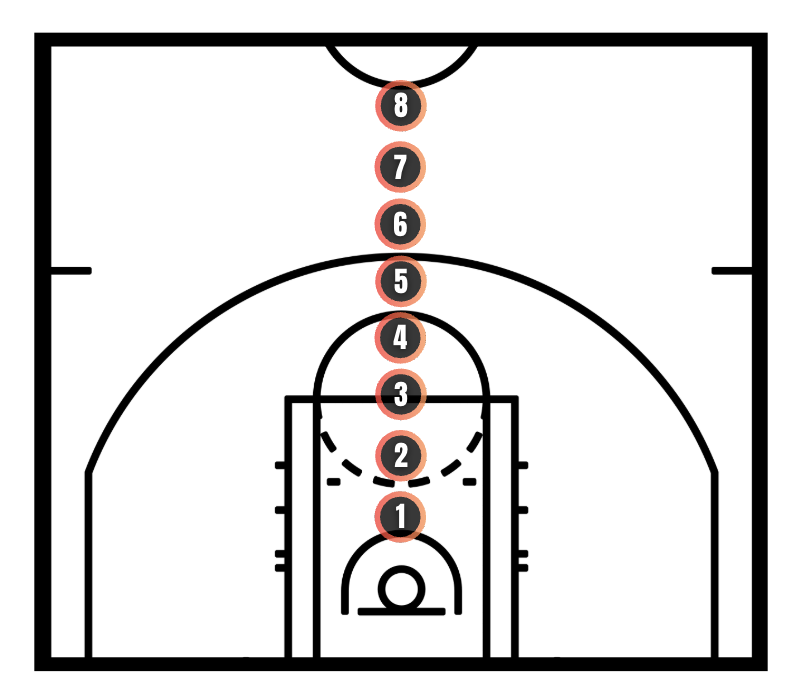
#> input picture client/src/assets/day2-shooting-court.png, 798 x 700 px
$ python -i analyze_rim_sequence.py   (imports and definitions only)
#> lines starting #> are read from the running program, lines starting #| are printed output that depends on the picture; after the words box and inside, x2 and y2 are one past the last pixel; in counts of white or black regions, pixels touching at a corner belong together
#> further down, picture is the input picture: shape (700, 798, 3); mean B, G, R 219.5, 219.8, 221
"""Find shot moments by watching ball detections enter the rim area."""

from __future__ import annotations

import argparse
import json
import math
import shutil
import subprocess
from dataclasses import dataclass, field

import cv2
import numpy as np

WORK_WIDTH = 360


@dataclass
class Track:
    points: list[tuple[float, float, float]] = field(default_factory=list)


def detect_rim(frame: np.ndarray) -> tuple[float, float, float] | None:
    height, width = frame.shape[:2]
#> height = 700; width = 798
    hsv = cv2.cvtColor(frame, cv2.COLOR_BGR2HSV)
#> hsv: shape (700, 798, 3); mean H, S, V 0.1, 1.6, 221
    red = cv2.bitwise_or(
        cv2.inRange(hsv, np.array([0, 51, 38], np.uint8), np.array([12, 255, 255], np.uint8)),
        cv2.inRange(hsv, np.array([172, 51, 38], np.uint8), np.array([179, 255, 255], np.uint8)),
    )
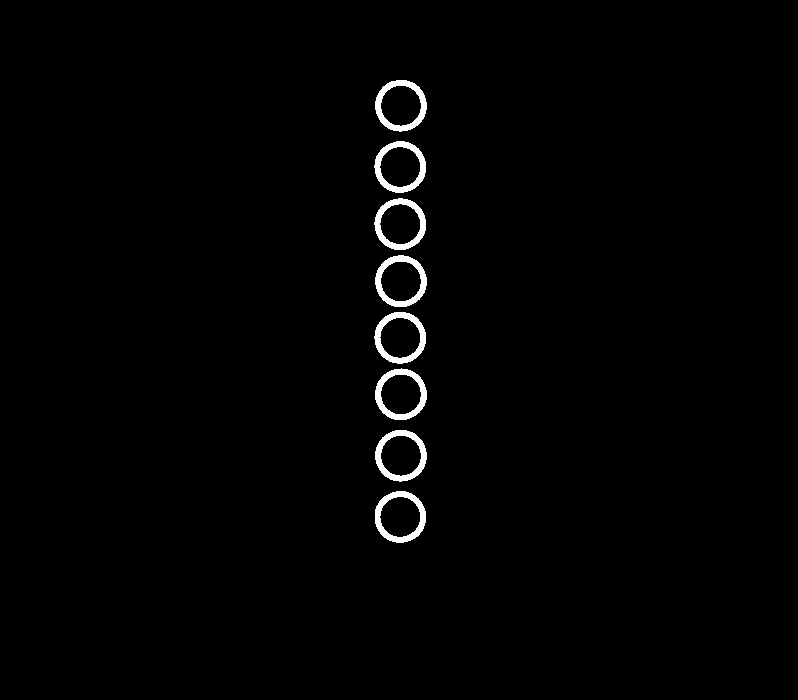
#> red: shape (700, 798); 1.3% white; 8 white regions, largest, box (x1, y1, x2, y2) and area: (375, 255, 427, 307) 881, (374, 312, 426, 364) 880, (375, 80, 427, 132) 877
    count, _, stats, centers = cv2.connectedComponentsWithStats(red, 8)
#> count = 9; stats = [[0, 0, 798, 700, 551599], [375, 80, 52, 52, 877], [374, 141, 52, 52, 871], [374, 198, 52, 52, 873], [375, 255, 52, 52, 881], [374, 312, 52, 52, 880], [375, 368, 52, 52, 875], [375, 430, 52, 52, 870], [375, 491, 51, 52, 874]]; centers = [[398.5, 350], [400.5, 105.2], [399.8, 166.6], [399.8, 223.7], [400.4, 280.5], [399.7, 337.1], [400.4, 393.9], [400.5, 455.3], [399.9, 516.6]]
    options: list[tuple[float, float, float, float]] = []
    for index in range(1, count):
        x, y, box_width, box_height, area = stats[index]
        center_x, center_y = centers[index]
        aspect = box_width / max(box_height, 1)
        if (
            area < 12 or area > 1200 or box_width < 8 or box_height < 3
            or not 1.3 <= aspect <= 5.5 or box_width > width * 0.25
            or box_height > height * 0.06 or not height * 0.12 <= center_y <= height * 0.7
        ):
            continue
        aspect_score = max(0.2, 1 - abs(aspect - 2.2) / 4)
        center_score = max(0.5, 1 - abs(center_x / width - 0.5))
        height_score = max(0.25, 1 - 4.5 * abs(center_y / height - 0.38))
        score = area ** 0.15 * aspect_score * center_score**2 * height_score
        options.append((score, float(center_x), float(center_y), float(box_width)))
#> this loop made 8 passes
#> (x, y, box_width, area, center_x, center_y, aspect) on passes 1 to 8: (375, 80, 52, 877, 400.5, 105.2, 1), (374, 141, 52, 871, 399.8, 166.6, 1), (374, 198, 52, 873, 399.8, 223.7, 1), (375, 255, 52, 881, 400.4, 280.5, 1), (374, 312, 52, 880, 399.7, 337.1, 1), (375, 368, 52, 875, 400.4, 393.9, 1), (375, 430, 52, 870, 400.5, 455.3, 1), (375, 491, 51, 874, 399.9, 516.6, 0.981)
#> after the loop, options = []
    if not options:
        return None
    _, center_x, center_y, box_width = max(options)
    return center_x, center_y, max(4.0, box_width * 0.35)


# [270 lines left out: functions ball_candidates, link_candidates, classify_tracks, analyze_video, main, not called in this run]


# [2 lines not run here, left out]

>>> import cv2
>>> picture = cv2.imread('../../client/src/assets/day2-shooting-court.png')
>>> result = detect_rim(picture)

$ run again, on client/src/assets/volume-workout-card-art-embedded.png
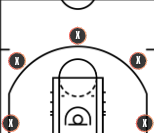
#> input picture client/src/assets/volume-workout-card-art-embedded.png, 154 x 133 px
#> picture is the input picture: shape (133, 154, 3); mean B, G, R 226.6, 227, 228.4
#> hsv: shape (133, 154, 3); mean H, S, V 0.2, 2.3, 228.4
#> in detect_rim, `red = cv2.bitwise_or( cv2.inRange(hsv, np.array([0, 51, 38], np.uint8)..`:
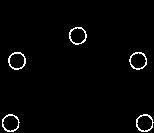
#> red: shape (133, 154); 2.1% white in thin lines or dots, all inside (x1, y1, x2, y2) = (2, 27, 154, 132)
#> count = 6; stats = [[0, 0, 154, 133, 20046], [69, 27, 18, 18, 88], [8, 52, 18, 18, 90], [129, 52, 18, 18, 86], [2, 114, 18, 18, 85], [136, 114, 18, 18, 87]]; centers = [[76.49, 65.7], [77.27, 35.34], [16.57, 60.32], [137.7, 60.29], [9.94, 122.7], [144, 122.6]]
#> the loop in detect_rim, `for index in range(1, count):` made 5 passes
#> (x, y, area, center_x, center_y) on passes 1 to 5: (69, 27, 88, 77.27, 35.34), (8, 52, 90, 16.57, 60.32), (129, 52, 86, 137.7, 60.29), (2, 114, 85, 9.94, 122.7), (136, 114, 87, 144, 122.6)
#> after the loop in detect_rim, `for index in range(1, count):`: options = []

$ run again, on client/src/assets/volume-workout-drill-1.png
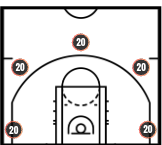
#> input picture client/src/assets/volume-workout-drill-1.png, 162 x 145 px
#> picture is the input picture: shape (145, 162, 3); mean B, G, R 214.5, 214.8, 216.1
#> hsv: shape (145, 162, 3); mean H, S, V 0.1, 2, 216.1
#> in detect_rim, `red = cv2.bitwise_or( cv2.inRange(hsv, np.array([0, 51, 38], np.uint8)..`:
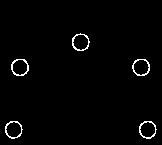
#> red: shape (145, 162); 1.8% white in thin lines or dots, all inside (x1, y1, x2, y2) = (5, 33, 157, 139)
#> count = 6; stats = [[0, 0, 162, 145, 23065], [72, 33, 18, 18, 84], [11, 59, 18, 17, 88], [132, 59, 18, 17, 84], [5, 121, 18, 18, 84], [139, 121, 18, 18, 85]]; centers = [[80.52, 71.73], [79.83, 42.06], [19.38, 67.01], [140.8, 67.08], [12.82, 129.3], [146.9, 129.4]]
#> the loop in detect_rim, `for index in range(1, count):` made 5 passes
#> (x, y, box_height, area, center_x, center_y, aspect) on passes 1 to 5: (72, 33, 18, 84, 79.83, 42.06, 1), (11, 59, 17, 88, 19.38, 67.01, 1.06), (132, 59, 17, 84, 140.8, 67.08, 1.06), (5, 121, 18, 84, 12.82, 129.3, 1), (139, 121, 18, 85, 146.9, 129.4, 1)
#> after the loop in detect_rim, `for index in range(1, count):`: options = []
